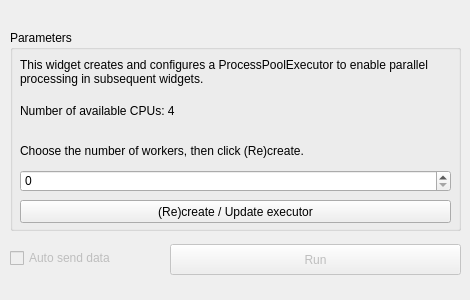
<?xml version="1.0" encoding="UTF-8"?>
<ui version="4.0">
 <class>Form</class>
 <widget class="QWidget" name="Form">
  <property name="geometry">
   <rect>
    <x>0</x>
    <y>0</y>
    <width>470</width>
    <height>300</height>
   </rect>
  </property>
  <property name="windowTitle">
   <string>Form</string>
  </property>
  <widget class="QGroupBox" name="groupBox">
   <property name="geometry">
    <rect>
     <x>10</x>
     <y>30</y>
     <width>451</width>
     <height>201</height>
    </rect>
   </property>
   <property name="title">
    <string>Parameters</string>
   </property>
   <widget class="QLabel" name="Description">
    <property name="geometry">
     <rect>
      <x>10</x>
      <y>16</y>
      <width>431</width>
      <height>51</height>
     </rect>
    </property>
    <property name="text">
     <string>This widget creates and configures a ProcessPoolExecutor to enable parallel processing in subsequent widgets.</string>
    </property>
    <property name="wordWrap">
     <bool>true</bool>
    </property>
   </widget>
   <widget class="QLabel" name="cpu_label">
    <property name="enabled">
     <bool>true</bool>
    </property>
    <property name="geometry">
     <rect>
      <x>10</x>
      <y>70</y>
      <width>431</width>
      <height>21</height>
     </rect>
    </property>
    <property name="text">
     <string>Number of available CPUs: 4</string>
    </property>
   </widget>
   <widget class="QLabel" name="info_label">
    <property name="geometry">
     <rect>
      <x>10</x>
      <y>110</y>
      <width>431</width>
      <height>21</height>
     </rect>
    </property>
    <property name="text">
     <string>Choose the number of workers, then click (Re)create.</string>
    </property>
   </widget>
   <widget class="QSpinBox" name="spin_workers">
    <property name="geometry">
     <rect>
      <x>10</x>
      <y>140</y>
      <width>431</width>
      <height>22</height>
     </rect>
    </property>
   </widget>
   <widget class="QPushButton" name="btn_create">
    <property name="geometry">
     <rect>
      <x>10</x>
      <y>170</y>
      <width>431</width>
      <height>23</height>
     </rect>
    </property>
    <property name="text">
     <string>(Re)create / Update executor</string>
    </property>
   </widget>
  </widget>
  <widget class="QPushButton" name="pushButton_send">
   <property name="enabled">
    <bool>false</bool>
   </property>
   <property name="geometry">
    <rect>
     <x>170</x>
     <y>244</y>
     <width>291</width>
     <height>31</height>
    </rect>
   </property>
   <property name="text">
    <string>Run</string>
   </property>
  </widget>
  <widget class="QCheckBox" name="checkBox_send">
   <property name="enabled">
    <bool>false</bool>
   </property>
   <property name="geometry">
    <rect>
     <x>10</x>
     <y>250</y>
     <width>131</width>
     <height>16</height>
    </rect>
   </property>
   <property name="text">
    <string>Auto send data</string>
   </property>
  </widget>
 </widget>
 <resources/>
 <connections/>
</ui>
